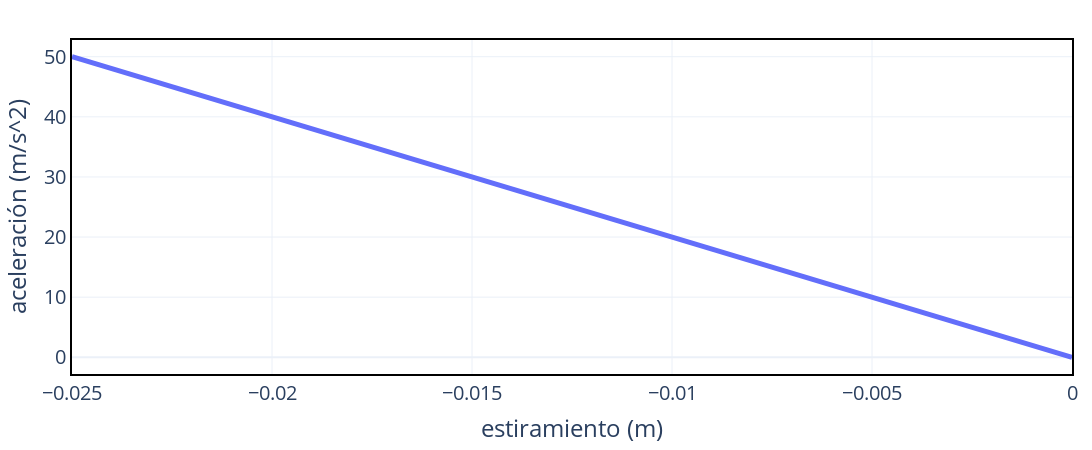

Here is the notebook cell this chart was saved with:
### Code cell
x = np.linspace(-0.025, 0)
y = sh.acceleration_from_poisition(k, m, x)
show_with_estetica(x, y, "estiramiento (m)", "aceleración (m/s^2)")

### Figure 1 — Plotly figure (JSON) as saved in the notebook; plotly's stock layout.template omitted (floating-point values rounded to 4 significant figures)
{"data": [{"line": {"width": 5}, "mode": "lines", "type": "scatter", "x": [-0.025, -0.02449, -0.02398, -0.02347, -0.02296, -0.02245, -0.02194, -0.02143, -0.02092, -0.02041, -0.0199, -0.01939, -0.01888, -0.01837, -0.01786, -0.01735, -0.01684, -0.01633, -0.01582, -0.01531, -0.0148, -0.01429, -0.01378, -0.01327, -0.01276, -0.01224, -0.01173, -0.01122, -0.01071, -0.0102, -0.009694, -0.009184, -0.008673, -0.008163, -0.007653, -0.007143, -0.006633, -0.006122, -0.005612, -0.005102, -0.004592, -0.004082, -0.003571, -0.003061, -0.002551, -0.002041, -0.001531, -0.00102, -0.0005102, 0], "y": [50, 48.98, 47.96, 46.94, 45.92, 44.9, 43.88, 42.86, 41.84, 40.82, 39.8, 38.78, 37.76, 36.73, 35.71, 34.69, 33.67, 32.65, 31.63, 30.61, 29.59, 28.57, 27.55, 26.53, 25.51, 24.49, 23.47, 22.45, 21.43, 20.41, 19.39, 18.37, 17.35, 16.33, 15.31, 14.29, 13.27, 12.24, 11.22, 10.2, 9.184, 8.163, 7.143, 6.122, 5.102, 4.082, 3.061, 2.041, 1.02, 0]}], "layout": {"autosize": false, "font": {"size": 20}, "height": 450, "legend": {"bgcolor": "rgba(255,255,255,0.8)", "font": {"size": 18}, "orientation": "v", "x": 1, "xanchor": "right", "y": 0.99, "yanchor": "top"}, "margin": {"b": 20, "l": 20, "r": 20, "t": 40}, "plot_bgcolor": "white", "title": {"font": {"size": 20}, "text": ""}, "width": 1100, "xaxis": {"linecolor": "black", "linewidth": 2, "mirror": true, "showgrid": true, "showline": true, "title": {"text": "estiramiento (m)"}}, "yaxis": {"linecolor": "black", "linewidth": 2, "mirror": true, "showgrid": true, "showline": true, "title": {"text": "aceleración (m/s^2)"}}}}
